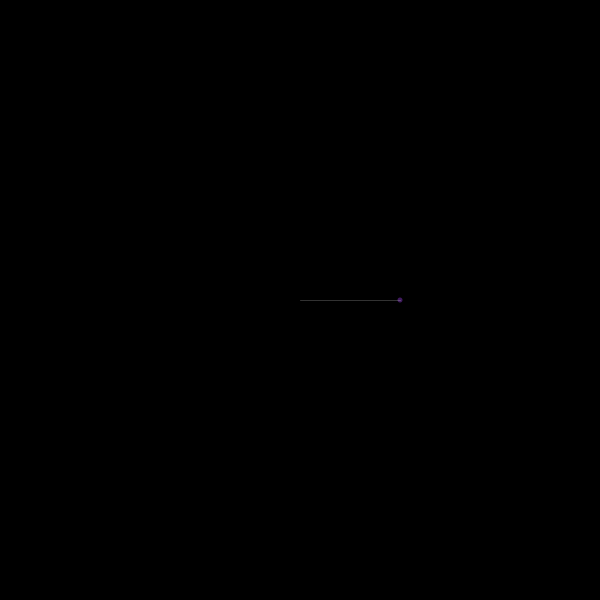
Frame 1 (no input)
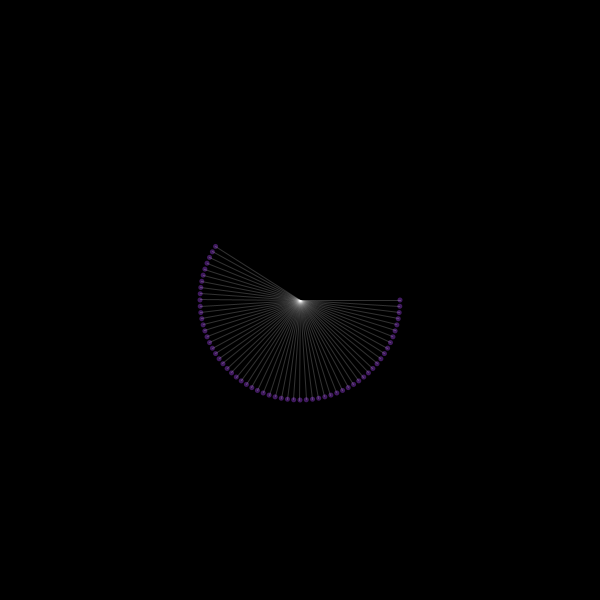
Frame 60 (the mouse pressed at the canvas centre just before this capture)
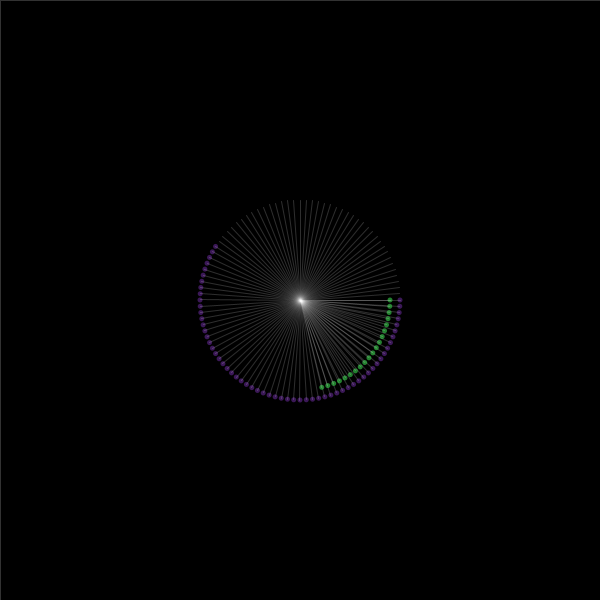
Frame 120 (the mouse held since frame 60 and released just before this capture)

The Processing sketch that drew these frames (run headless with seeded random() and noise(); from frame 60 on, the mouse is pressed at the canvas centre):

// Processing sketch: processing_110179
// ── processing_110179.pde

//obtiene la poscion polar para el angulo
//el angulo va disminuyendo
//el factor con el que se calcula tetha disminulle
//el color de los circulos cambia aleatoriamente
//se pone un rectangulo del tamaño de la pantalla con transparencia para dar el efecto de que desaparece

float theta;
float radius;
int factor = 50;

void setup(){  
   size(600, 600);
   smooth();
   
   theta = 0;
   radius = 100;
   background(0);
   fill(random(255),random(255),random(255), 100);
}

void draw(){ 
  // convert to polar
  float x = radius * cos(theta);
  float y = radius * sin(theta);
  
  // draw a circle at the cartesian coordinate
  noStroke();
  ellipse(width/2 + x, height/2 + y, 5, 5);
  
  // draw a line
  stroke(255,255,255,50);
  line(width/2+x, height/2 + y, width/2, height/2);
  
  // increase degrees each frame
  theta+=PI/factor;
  
  if(theta > TWO_PI){
    //draw transparent rect
    fill(0,0,0,20);
    //rect(0,0,height,width);
    rect(0,0,height*2,width*2);
    
    fill(random(255),random(255),random(255), 150);
    theta=0;
    radius-=10;
    factor-=5;
    
    //restart the factor
    if(factor<=0){ factor = 50; }
    
    //restart the radius
    if(abs(radius)>=(width/2)){ radius = width/2; }
  }
}

void mousePressed(){
    fill(0);
     
    //rect(0,0,height,width);
    rect(0,0,height*2,width*2);
}
